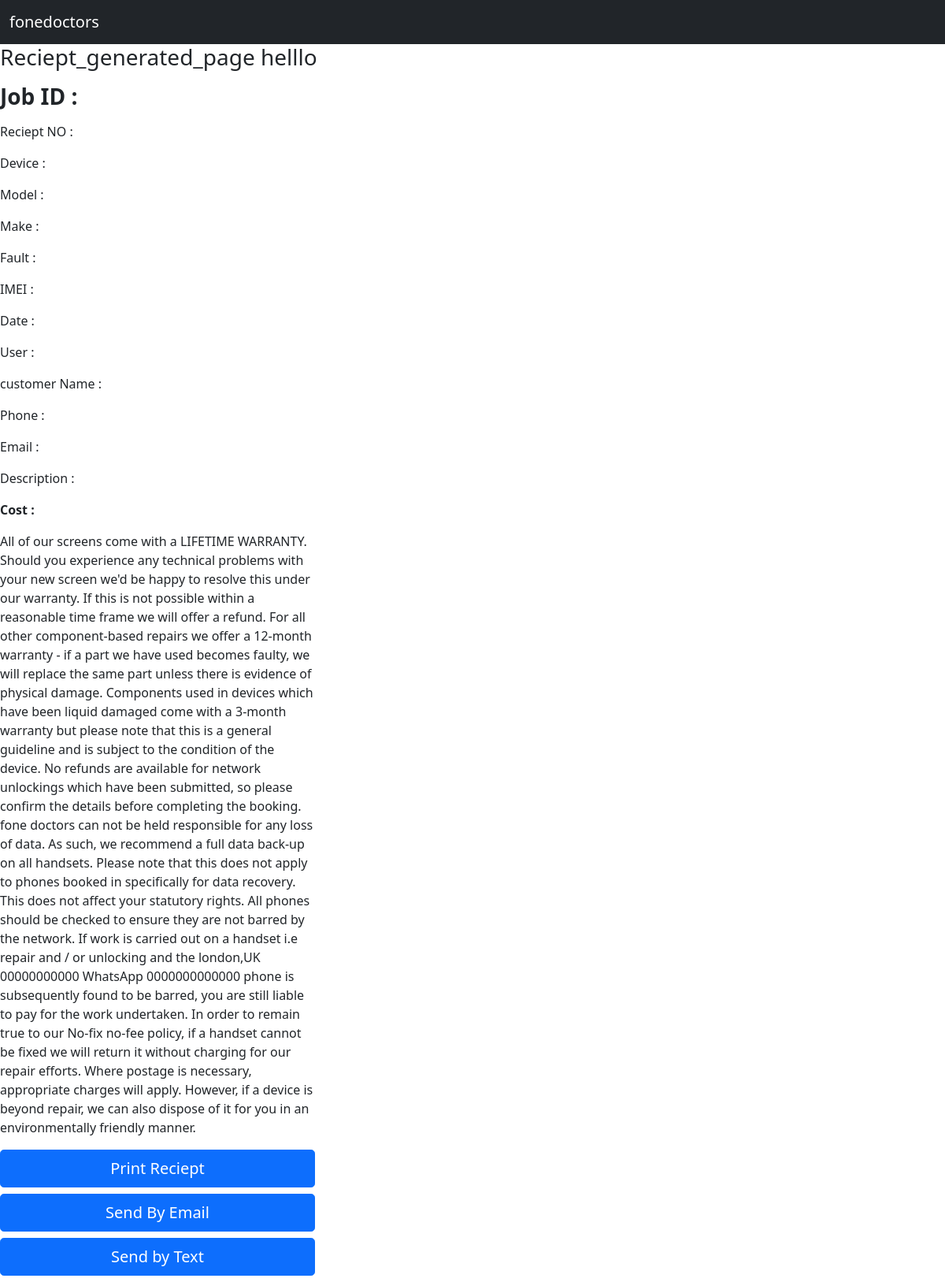
Page /reciept/2 on the earlier database version.
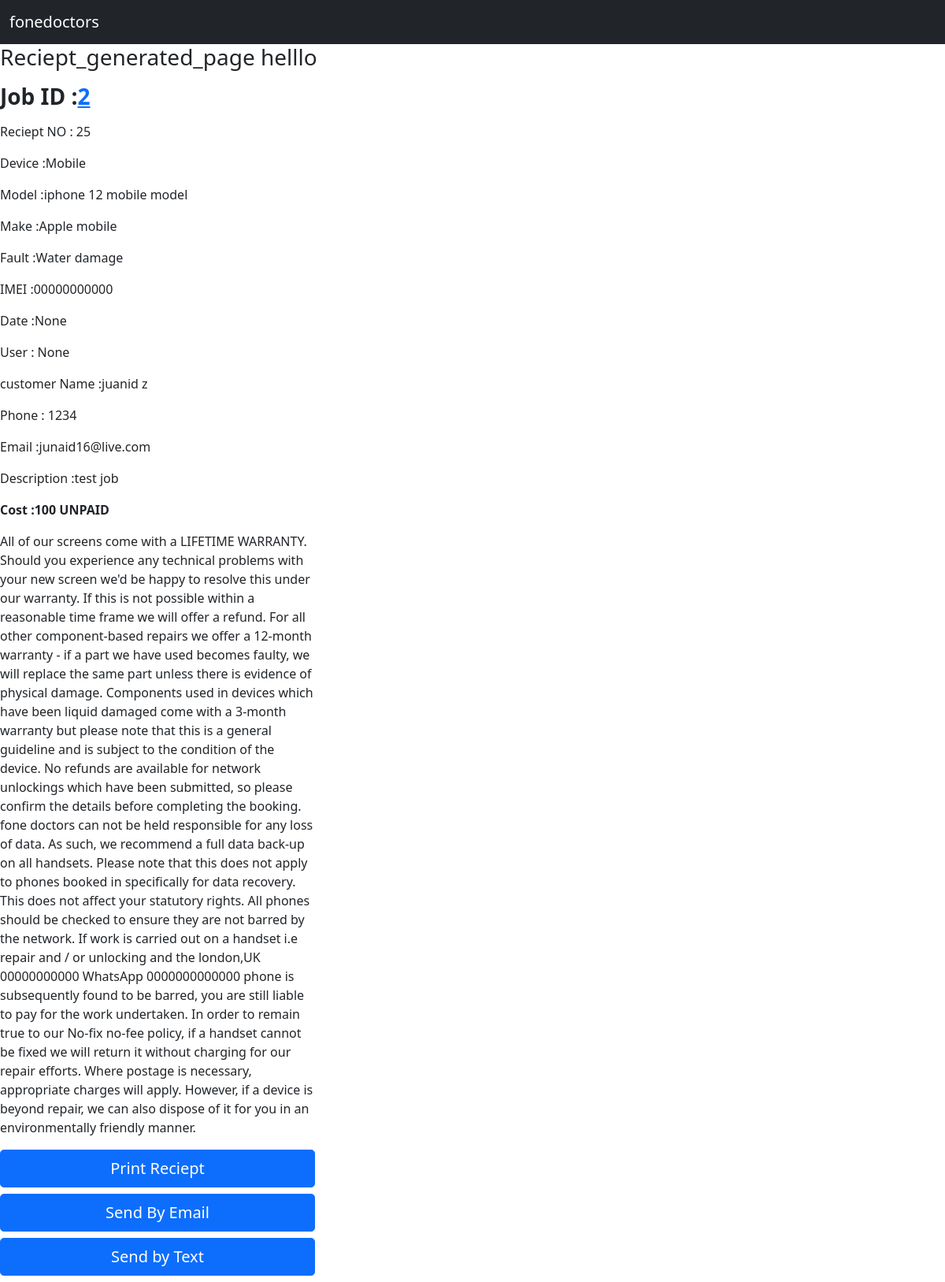
Same page on the later database version.
### Jobs/models.py (models this page shows, shortened)
class Reciepts(models.Model):
    reciept = models.ForeignKey(Jobs, on_delete = models.CASCADE, null=True, blank=True)

class Jobs(models.Model):
    customer = models.ForeignKey(Customer,on_delete = models.CASCADE, related_name = 'job_customer')
    device =  models.ForeignKey(Devices,on_delete = models.CASCADE, related_name = 'job_device', null = True, blank=True)
    make = models.ForeignKey(Make,on_delete = models.CASCADE, related_name = 'job_make', null=True, blank=True)
    model = models.ForeignKey(Model,on_delete = models.CASCADE, related_name = 'job_model', null=True, blank=True)
    fault =  models.ForeignKey(Fault,on_delete = models.CASCADE, related_name = 'job_faults', null=True, blank=True)
    description = models.TextField(null=True, blank=True)
    imei = models.CharField(max_length=250, null=True, blank=True)
    accessories = models.ForeignKey(Accessories,on_delete = models.CASCADE, related_name = 'job_acessories', null=True, blank=True)
    sale_item = models.ForeignKey(Sale_item,on_delete = models.CASCADE, related_name = 'sale_acessories', null=True, blank=True)
    passcode = models.CharField(max_length=250, null=True, blank=True)
    network = models.ForeignKey(Network,on_delete = models.CASCADE, related_name = 'job_network', null=True, blank=True)
    cost = models.IntegerField(null=True, blank=True)
    job_status = models.ForeignKey(Job_status,on_delete = models.CASCADE, related_name = 'job_job_status', null=True, blank=True)
    collection_time = models.DateTimeField(null=True, blank=True)
    payment_status = models.CharField(choices= PAYMENT_STATUS, max_length=250, null=True, blank=True)
    created_date = models.DateTimeField(null=True, blank=True)
    created_by = models.ForeignKey(User, on_delete = models.CASCADE, null=True, blank=True)

class Devices(models.Model):
    customer =models.ForeignKey(Customer,on_delete=models.CASCADE)
    devices = models.CharField(max_length=250)
    def __str__(self):
        return self.devices

class Model(models.Model):
    make = models.ForeignKey(Make,on_delete=models.CASCADE)
    model = models.CharField(max_length=250)
    def __str__(self):
        return self.model

class Make(models.Model):
    device = models.ForeignKey(Devices,on_delete=models.CASCADE, related_name='make_device')
    make = models.CharField(max_length=250)
    def __str__(self):
        return self.make

class Fault(models.Model):
    fault =  models.CharField(max_length=250)
    def __str__(self):
        return self.fault

### customer/models.py (models this page shows, shortened)
class Customer(models.Model):
    id = models.AutoField(primary_key=True)
    first_name = models.CharField(max_length=250)
    last_name = models.CharField(max_length=250)
    phone  = models.IntegerField()
    landline  = models.IntegerField()
    email = models.EmailField(max_length=250)
    address = models.CharField(max_length=250)
    postcode = models.CharField(max_length=250)
    created_date = models.DateTimeField(null=True, blank= True)#
    created_by = models.ForeignKey(User,on_delete=models.CASCADE, null=True, blank=True)
    def full_name(self):
        return f"{self.first_name} {self.last_name}"

### Jobs/views.py (the view)
# urls.py: path('reciept/<str:id>', views.reciept, name='reciept'),
def reciept(request,id):
    reciept = Reciepts.objects.filter(reciept=id).last()
    context = {'reciept':reciept}
    return render(request,'reciept.html',context)

### templates/reciept.html (shortened to what this page needs)
{% extends 'base.html' %}
{% block content %}
<h3>Reciept_generated_page helllo</h3>
<div class="col col-md-4 ">
<p><h3><strong>Job ID :<a href="{% url 'job_detail_page' reciept.reciept.id  %}">{{reciept.reciept.id}}</a></strong></h3></p>
<p>Reciept NO : {{reciept.id}}</p>
<p>Device :{{reciept.reciept.device}}</p>
<p>Model :{{reciept.reciept.model}}</p>
<p>Make :{{reciept.reciept.make}}</p>
<p>Fault :{{reciept.reciept.fault}}</p>
<p>IMEI  :{{reciept.reciept.imei}}</p>
<p>Date :{{reciept.reciept.created_date}}</p>
<p>User : {{reciept.reciept.created_by}}</p>
<p> customer Name :{{reciept.reciept.customer.full_name}}</p>
<p>Phone : {{reciept.reciept.customer.phone}}</p>
<p>Email :{{reciept.reciept.customer.email}}</p>
<p>Description :{{reciept.reciept.description}}</p>
<p><strong>Cost :{{reciept.reciept.cost}} {{reciept.reciept.payment_status}}</strong></p>
<p>All of our screens come with a LIFETIME
    WARRANTY.
    Should you experience any technical problems
    with your new screen we'd be happy to resolve
    this under our warranty. If this is not possible
    within a reasonable time frame we will offer a
    refund.
    For all other component-based repairs we offer a
    12-month warranty - if a part we have used
    becomes faulty, we will replace the same part
    unless there is evidence of physical damage.
    Components used in devices which have been
    liquid damaged come with a 3-month warranty
    but please note that this is a general guideline
    and is subject to the condition of the device.
    No refunds are available for network unlockings
    which have been submitted, so please confirm
    the details before completing the booking.
    fone doctors can not be held responsible for any
    loss of data. As such, we recommend a full data
    back-up on all handsets. Please note that this
    does not apply to phones booked in specifically
    for data recovery. This does not affect your
    statutory rights.
    All phones should be checked to ensure they are
    not barred by the network. If work is carried out
    on a handset i.e repair and / or unlocking and the
    london,UK
    00000000000
    WhatsApp 0000000000000
    phone is subsequently found to be barred, you
    are still liable to pay for the work undertaken.
    In order to remain true to our No-fix no-fee policy,
    if a handset cannot be fixed we will return it
    without charging for our repair efforts. Where
    postage is necessary, appropriate charges will
    apply. However, if a device is beyond repair, we
    can also dispose of it for you in an
    environmentally friendly manner.
</p>
<a class="btn btn-primary btn-lg col-md-12 mb-2">Print Reciept</a>
<a class="btn btn-primary btn-lg col-md-12 mb-2" href='/send_email_page/{{reciept.reciept.customer.id}}/{{reciept.id}}'  >Send By Email</a>
<a class="btn btn-primary btn-lg col-md-12 mb-2">Send by Text</a>
</div>
{% endblock %}

### templates/base.html (shortened to what this page needs)
<!doctype html>
{% load static %}
<html lang="en">
  <head>
    <link href="https://cdn.jsdelivr.net/npm/bootstrap@5.1.3/dist/css/bootstrap.min.css" rel="stylesheet">
  </head>
  <body>
   {% include 'includes/header.html' %}
   {% block content %} {% endblock %}
  </body>
</html>

### templates/includes/header.html (shortened to what this page needs)
<nav class="navbar navbar-expand-lg navbar-dark bg-dark">
    <div class="container-fluid">
      <a class="navbar-brand" href="{% url 'dashboard' %}">fonedoctors</a>
    </div>
  </nav>

Differences in the rows shown:
added Reciepts: reciept.id "2", id "25", reciept.device "Mobile", reciept.model "iphone 12 mobile model", reciept.make "Apple mobile", reciept.fault "Water damage", reciept.imei "00000000000", reciept.created_date "None", reciept.created_by "None", reciept.customer.full_name "juanid z", reciept.customer.phone "1234", reciept.customer.email "junaid16@live.com", reciept.description "test job", reciept.cost "100", reciept.payment_status "UNPAID"
